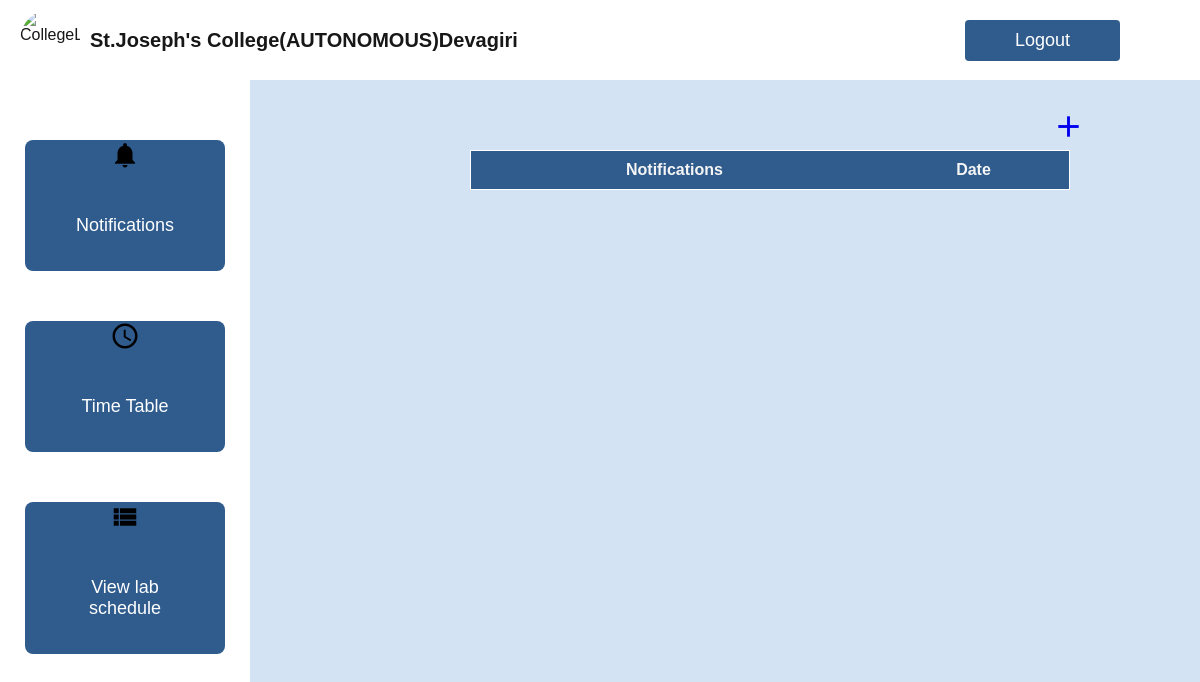
/administrator/staffviewnotification/, run on an earlier commit of the app's database.
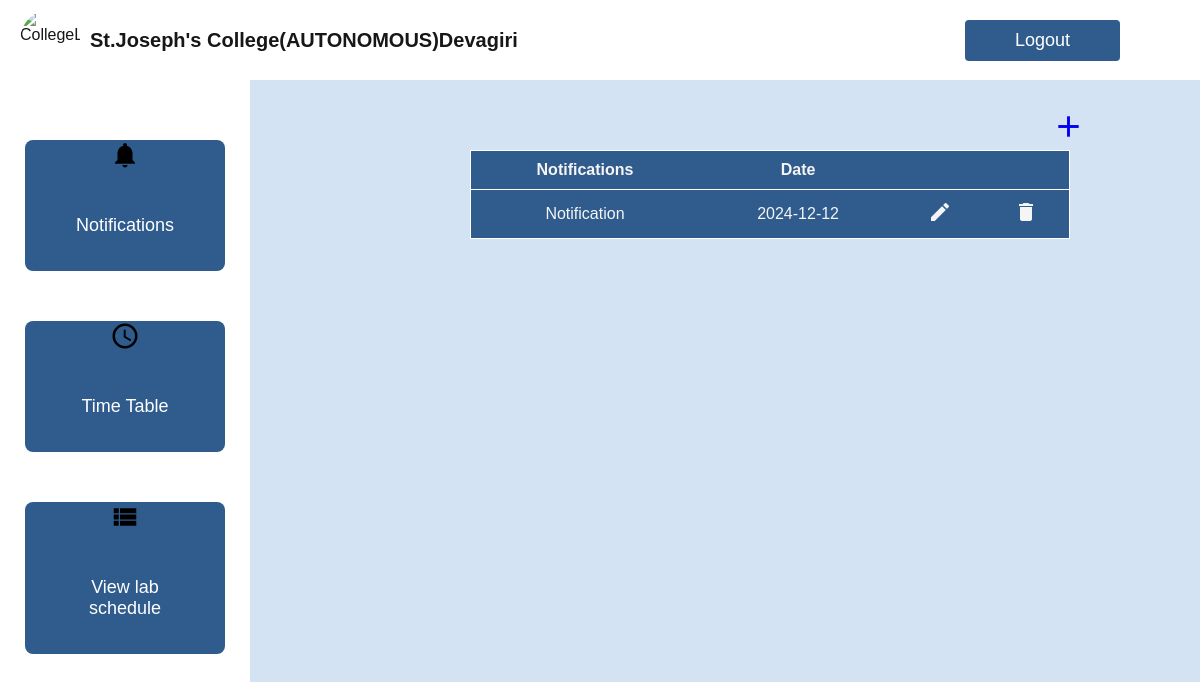
And on a later commit of the database.
### administrator/models.py (models this page shows)
class Staffnotification(models.Model):
    notification=models.CharField(max_length=20)
    notificationdate=models.CharField(max_length=100)

### administrator/views.py (the view)
# urls.py: path('staffviewnotification/',StaffViewnotifications.as_view(),name='staffviewnotification'),
class StaffViewnotifications(View):
  def get(self,request):
    o=Staffnotification.objects.all()
    return render(request,'staff/staffviewnotification.html',{'notificationobject':o})

### templates/staff/staffviewnotification.html (shortened to what this page needs)
{% extends 'staff/staffdashboard.html' %}
{%block body%}
  <div class="plusbutton">
    <a href="/administrator/addnotificationbystaff/"><i class="material-icons" style="font-size: 35px;">add</i></a>
  </div>
    <div>
      <table id="table1" >
        <tr>
            <th>Notifications</th>
            <th>Date</th>
            </tr>
            {% for i in notificationobject %}
            <tr>
                <td>{{i.notification}}</td>
                <td>{{i.notificationdate}}</td>
                <td><a href="/administrator/updatenotificationbystaff/{{i.id}}/"><i class="material-icons" style="color: whitesmoke;">edit</i></a></td>
                <td><a href="/administrator/Deletenotificationbysatff/{{i.id}}/"><i class="material-icons" style="color: whitesmoke;">delete</i></a></td>
        </tr>
        {% endfor %}
    </table>
    </div>
{% endblock %}

What changed in the data, as far as the page shows it:
added Staffnotification: notification "Notification", notificationdate "2024-12-12"
